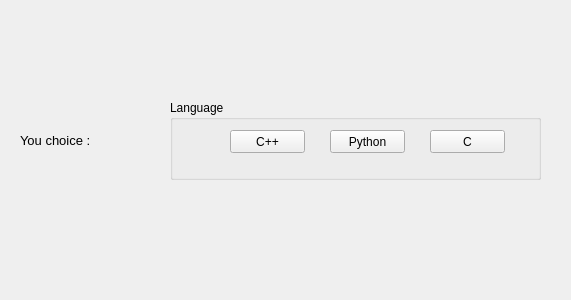
<?xml version="1.0" encoding="UTF-8"?>
<ui version="4.0">
 <class>Form</class>
 <widget class="QWidget" name="Form">
  <property name="geometry">
   <rect>
    <x>0</x>
    <y>0</y>
    <width>571</width>
    <height>300</height>
   </rect>
  </property>
  <property name="windowTitle">
   <string>Button Group</string>
  </property>
  <widget class="QGroupBox" name="groupBox">
   <property name="geometry">
    <rect>
     <x>170</x>
     <y>100</y>
     <width>371</width>
     <height>80</height>
    </rect>
   </property>
   <property name="title">
    <string>Language</string>
   </property>
   <widget class="QPushButton" name="pushButton">
    <property name="geometry">
     <rect>
      <x>60</x>
      <y>30</y>
      <width>75</width>
      <height>23</height>
     </rect>
    </property>
    <property name="text">
     <string>C++</string>
    </property>
   </widget>
   <widget class="QPushButton" name="pushButton_2">
    <property name="geometry">
     <rect>
      <x>160</x>
      <y>30</y>
      <width>75</width>
      <height>23</height>
     </rect>
    </property>
    <property name="text">
     <string>Python</string>
    </property>
   </widget>
   <widget class="QPushButton" name="pushButton_3">
    <property name="geometry">
     <rect>
      <x>260</x>
      <y>30</y>
      <width>75</width>
      <height>23</height>
     </rect>
    </property>
    <property name="text">
     <string>C</string>
    </property>
   </widget>
  </widget>
  <widget class="QLabel" name="label">
   <property name="geometry">
    <rect>
     <x>20</x>
     <y>120</y>
     <width>141</width>
     <height>41</height>
    </rect>
   </property>
   <property name="font">
    <font>
     <pointsize>10</pointsize>
    </font>
   </property>
   <property name="text">
    <string>You choice :</string>
   </property>
  </widget>
 </widget>
 <resources/>
 <connections/>
</ui>
